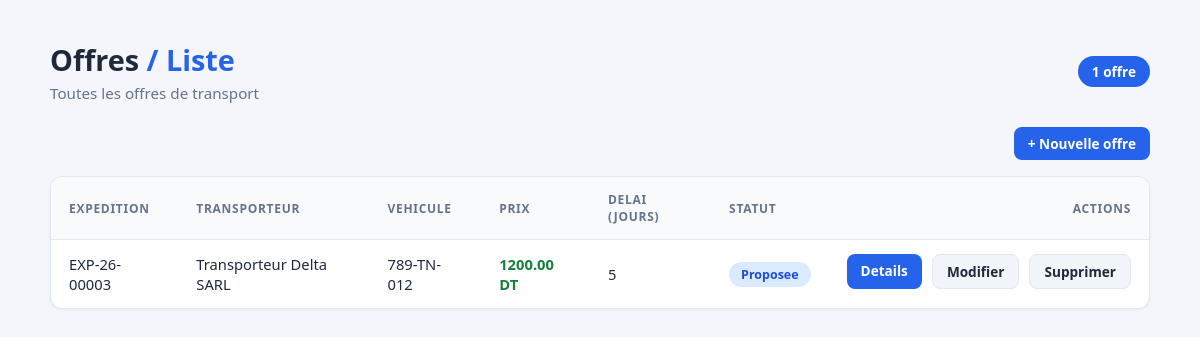
/offre/offre_list/, run on an earlier commit of the app's database.
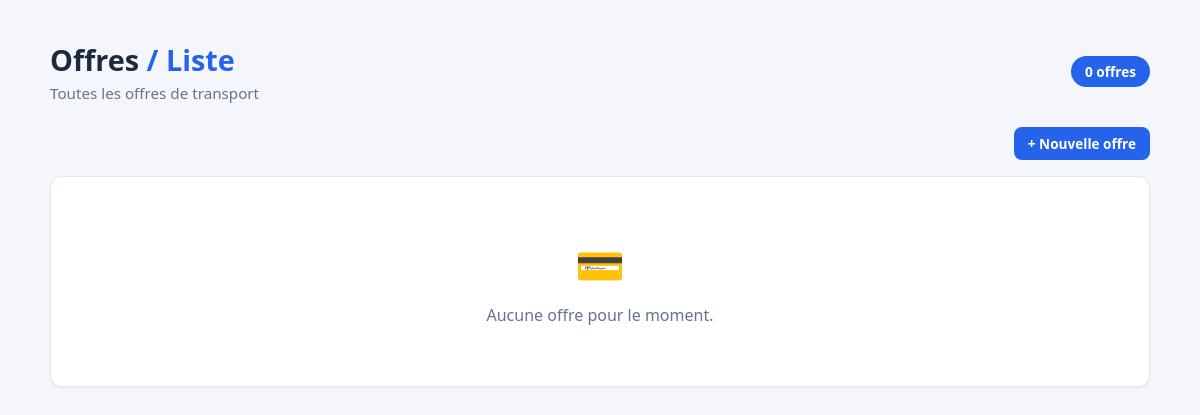
And on a later commit of the database.
### OffreApp/models.py (models this page shows, shortened)
class Offre(models.Model):
    expedition = models.ForeignKey(
        'ExpeditionApp.Expedition',
        on_delete=models.CASCADE,
        related_name='offres'
    )
    transporteur = models.ForeignKey(
        Entreprise,
        on_delete=models.CASCADE,
        related_name='offres'
    )
    vehicule = models.ForeignKey(
        Vehicule,
        on_delete=models.CASCADE,
        related_name='offres',
        null=True,
        blank=True
    )
    prix = models.DecimalField(max_digits=10, decimal_places=2, validators=[MinValueValidator(0.01, message="Le prix doit etre superieur a 0")])
    delai_jours = models.PositiveIntegerField(validators=[MinValueValidator(1, message="Le delai doit etre un nombre positif")])
    statut = models.CharField(
        max_length=20,
        choices=[
            ('proposee', 'Proposee'),
            ('acceptee', 'Acceptee'),
            ('refusee', 'Refusee'),
            ('retiree', 'Retiree'),
        ],
        default='proposee'
    )
    date_proposition = models.DateField(auto_now_add=True)
    created_at = models.DateTimeField(auto_now_add=True)
    updated_at = models.DateTimeField(auto_now=True)

### ExpeditionApp/models.py (models this page shows, shortened)
class Expedition(models.Model):
    reference = models.CharField(max_length=50, editable=False, unique=True, blank=True)
    ville_depart = models.CharField(max_length=100)
    ville_arrivee = models.CharField(max_length=100)
    poids_kg = models.DecimalField(max_digits=10, decimal_places=2, validators=[MinValueValidator(0.001, message="Le poids doit etre superieur a 0")])
    date_souhaitee = models.DateField()
    description = models.TextField(blank=True, null=True)
    statut = models.CharField(
        max_length=20,
        choices=[
            ('publiee', 'Publiee'),
            ('attribuee', 'Attribuee'),
            ('en_cours', 'En cours'),
            ('livree', 'Livree'),
            ('annulee', 'Annulee'),
        ],
        default='publiee',
        verbose_name="Statut"
    )
    entreprise = models.ForeignKey(
        Entreprise,
        on_delete=models.CASCADE,
        related_name='expeditions',
    )
    created_at = models.DateTimeField(auto_now_add=True)
    updated_at = models.DateTimeField(auto_now=True)

### EntrepriseApp/models.py (models this page shows)
class Entreprise(models.Model):
    raison_sociale = models.CharField(max_length=255, null=False, blank=False)
    matricule_fiscale = models.CharField(max_length=17, unique=True, validators=[matricule_fiscal_validator])
    type_entreprise = models.CharField(max_length=100, choices=[
        ('chargeur', 'Chargeur'),
        ('transporteur', 'Transporteur')
    ], default='chargeur')
    adresse = models.TextField(validators=[
        MinLengthValidator(20, message="L'adresse doit contenir au moins 20 caractères"),
        MaxLengthValidator(300, message="L'adresse ne peut pas dépasser 300 caractères")
    ])
    created_at = models.DateTimeField(auto_now_add=True)
    updated_at = models.DateTimeField(auto_now=True)
    utilisateur = models.OneToOneField(Utilisateur, on_delete=models.CASCADE, related_name='entreprise')
    def __str__(self):
        return self.raison_sociale

### VehiculeApp/models.py (models this page shows, shortened)
class Vehicule(models.Model):
    TYPE_VEHICULE_CHOICES = [
        ('camionnette', 'Camionnette / utilitaire léger'),
        ('fourgon', 'Fourgon'),
        ('camion_porteur', 'Camion porteur'),
        ('semi_remorque', 'Semi-remorque'),
    ]
    immatriculation = models.CharField(max_length=20, unique=True)
    type_vehicule = models.CharField(max_length=20, choices=TYPE_VEHICULE_CHOICES, default='camionnette')
    capacite_kg = models.PositiveIntegerField(validators=[MinValueValidator(1, message="La capacité doit être supérieure à 0")])
    disponible = models.BooleanField(default=True)
    created_at = models.DateTimeField(auto_now_add=True)
    updated_at = models.DateTimeField(auto_now=True)
    entreprise = models.ForeignKey(
        Entreprise,
        on_delete=models.CASCADE,
        related_name='vehicules'
    )
    def __str__(self):
        return self.immatriculation

### OffreApp/views.py (the view)
# urls.py: path('offre_list/', Offre_list.as_view(), name='offre_list'),
class Offre_list(ListView):
    model = Offre
    template_name = 'offre/list.html'
    context_object_name = 'offres'

### templates/offre/list.html (shortened to what this page needs)
<!DOCTYPE html>
<html lang="fr">
<head>
</head>
<body>
    <div class="container">
        <header>
            <div>
                <h1>Offres <span>/ Liste</span></h1>
                <p>Toutes les offres de transport</p>
            </div>
            <span class="badge-count">{{ offres|length }} offre{{ offres|length|pluralize:"s" }}</span>
        </header>
        <div class="toolbar">
            <a class="btn btn-view" href="{% url 'offre_create' %}">+ Nouvelle offre</a>
        </div>
        <div class="card">
            {% if offres %}
            <div class="table-scroll">
                <table>
                    <thead>
                        <tr>
                            <th>Expedition</th>
                            <th>Transporteur</th>
                            <th>Vehicule</th>
                            <th>Prix</th>
                            <th>Delai (jours)</th>
                            <th>Statut</th>
                            <th>Actions</th>
                        </tr>
                    </thead>
                    <tbody>
                        {% for offre in offres %}
                        <tr>
                            <td>{{ offre.expedition.reference }}</td>
                            <td>{{ offre.transporteur }}</td>
                            <td>{{ offre.vehicule|default:"—" }}</td>
                            <td class="prix">{{ offre.prix }} DT</td>
                            <td>{{ offre.delai_jours }}</td>
                            <td>
                                <span class="statut statut-{{ offre.statut }}">{{ offre.get_statut_display }}</span>
                            </td>
                            <td class="actions">
                                <a class="btn btn-view" href="{% url 'offre_detail' offre.pk %}">Details</a>
                                <a class="btn btn-edit" href="{% url 'offre_update' offre.pk %}">Modifier</a>
                                <a class="btn btn-edit" href="{% url 'offre_delete' offre.pk %}">Supprimer</a>
                            </td>
                        </tr>
                        {% endfor %}
                    </tbody>
                </table>
            </div>
            {% else %}
            <div class="empty">
                <span class="icon">&#128179;</span>
                <p>Aucune offre pour le moment.</p>
            </div>
            {% endif %}
        </div>
    </div>
</body>
</html>

### templates/offre/list.html (style rules this page uses)
:root { --bg: #f4f6fb; --card: #ffffff; --text: #1e293b; --muted: #64748b; --primary: #2563eb; --primary-dark: #1d4ed8; --border: #e2e8f0; --danger: #dc2626; }
* { margin: 0; padding: 0; box-sizing: border-box; }
body { font-family: "Segoe UI", system-ui, -apple-system, sans-serif; background: var(--bg); color: var(--text); min-height: 100vh; padding: 40px 24px; }
.container { max-width: 1100px; margin: 0 auto; }
header { display: flex; align-items: center; justify-content: space-between; margin-bottom: 24px; }
header h1 { font-size: 1.8rem; font-weight: 700; }
header h1 span { color: var(--primary); }
header p { color: var(--muted); margin-top: 4px; font-size: 0.95rem; }
.badge-count { background: var(--primary); color: #fff; border-radius: 999px; padding: 6px 14px; font-size: 0.85rem; font-weight: 600; }
.card { background: var(--card); border: 1px solid var(--border); border-radius: 12px; overflow: hidden; box-shadow: 0 1px 3px rgba(15, 23, 42, 0.06); }
.btn { display: inline-block; padding: 7px 14px; border-radius: 8px; font-size: 0.85rem; font-weight: 600; text-decoration: none; transition: background 0.15s ease; }
.btn-view { background: var(--primary); color: #fff; }
.empty { text-align: center; padding: 60px 20px; color: var(--muted); }
.empty .icon { font-size: 2.5rem; display: block; margin-bottom: 12px; }
.toolbar { display: flex; justify-content: flex-end; margin-bottom: 16px; }

What changed in the data, as far as the page shows it:
removed Offre: expedition.reference "EXP-26-00003", transporteur "Transporteur Delta SARL", vehicule "789-TN-012", prix "1200.00", delai_jours "5", statut "Proposee"
Also different on the page:
{{ offres|length }}: "1" → "0"
text no longer shown: "EXPEDITION TRANSPORTEUR VEHICULE PRIX DELAI (JOURS) STATUT ACTIONS"
text now shown: "💳 Aucune offre pour le moment."
